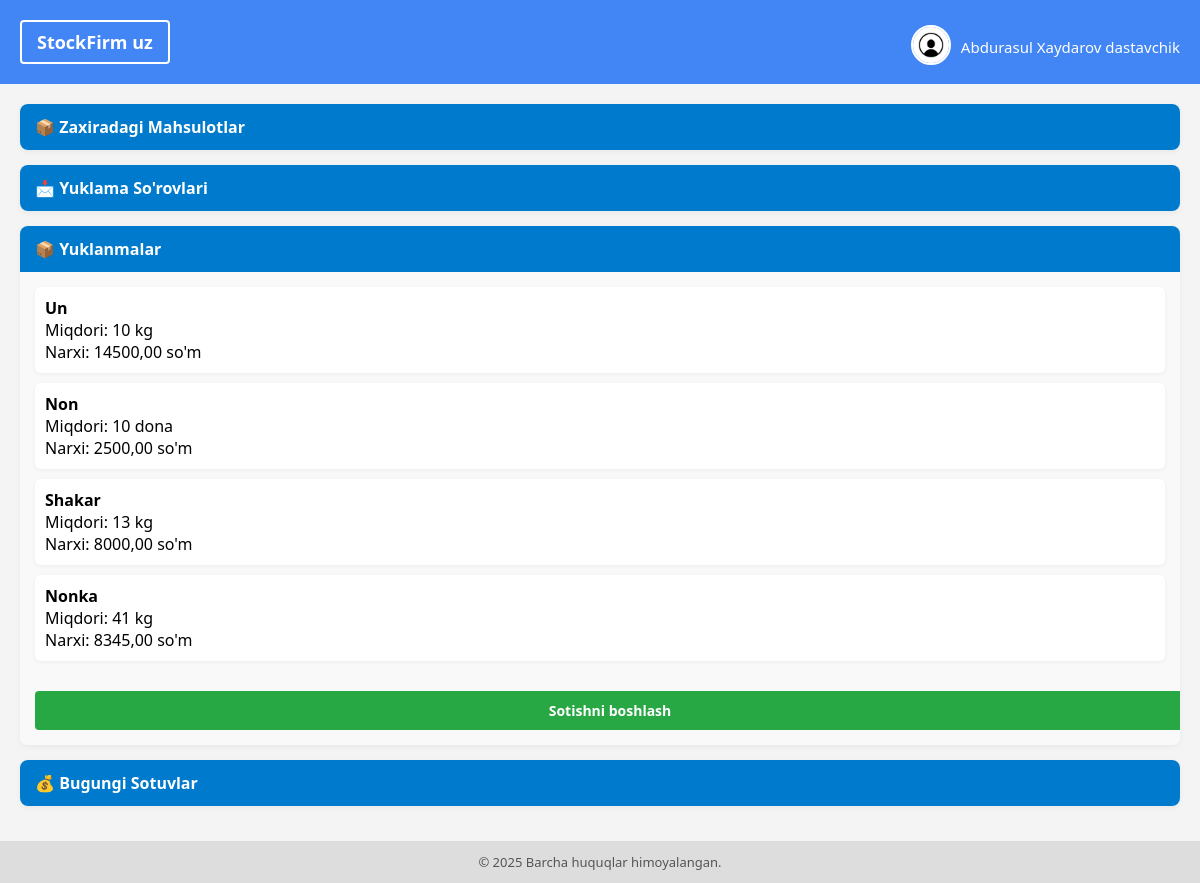
The page / (signed in) on the database its author committed.
### main/models.py (models this page shows, shortened)
class User(AbstractUser):
    id = models.BigAutoField(primary_key=True)
    USER_TYPES = (
        ('pazanda', 'Pazanda'),
        ('yetkazib_beruvchi', 'Yetkazib Beruvchi'),
        ('ega', 'Ega'),
    )
    login=models.CharField(max_length=255, blank=True, null=True)
    password = models.CharField(max_length=255, blank=True, null=True)
    tuliq_ismi = models.CharField(max_length=255, blank=True, null=True)
    type = models.CharField(max_length=20, choices=USER_TYPES)
    token = models.CharField(max_length=255, blank=True, null=True)
    tg_id = models.CharField(max_length=100, blank=True, null=True)
    tel_raqami = models.CharField(max_length=100, blank=True, null=True)
    is_active = models.BooleanField(default=True)
    @property
    def rasmi(self):
        if self.type == 'yetkazib_beruvchi':
            try:
                return YetkazibBeruvchi.objects.get(user=self).rasmi.url
            except YetkazibBeruvchi.DoesNotExist:
                return None
        elif self.type == 'pazanda':
            try:
                return Pazanda.objects.get(user=self).rasmi.url
            except Pazanda.DoesNotExist:
                return None
        return None

class MahsulotTuri(models.Model):
    nomi = models.CharField(max_length=100)  # kg, dona, l
    def __str__(self):
        return self.nomi

class Mahsulot(models.Model):
    nomi = models.CharField(max_length=255)
    rasmi = models.ImageField(upload_to='mahsulotlar/')
    narxi = models.DecimalField(max_digits=10, decimal_places=2)
    turi = models.ForeignKey(MahsulotTuri, on_delete=models.CASCADE)
    miqdori = models.FloatField(default=0)

### main/views.py (the view, shortened to what this page needs)
# urls.py: path('', include('main.urls')),
@login_required(login_url='login')
def main(request):
    payload={}
    user=request.user
    if user.type == 'pazanda':
        payload['sorovlar'] = YuklamaSorov.objects.filter(pazanda=Pazanda.objects.get(user=request.user)).all()
        payload['zaxira_mahsulotlar']=Mahsulot.objects.all()
        return render(request, 'pazanda_dashboard.html',payload)
    elif user.type == 'yetkazib_beruvchi':
        if request.method == 'GET':
            yuklamalar = mahsulotlar_miqdori( YetkazibBeruvchi.objects.get(user=request.user).mahsulotlar) or []
            savdo=Savdo.objects.filter(yetkazib_beruvchi=YetkazibBeruvchi.objects.get(user=request.user))
            payload['savdo'] = savdo
            payload['yuklamalar'] = yuklamalar
            mahs=Mahsulot.objects.all()
            payload['zaxira_mahsulotlar'] = mahs
            payload['lnmahs']=len(mahs)
            now = timezone.localtime()
            today_start = timezone.make_aware(dt.datetime.combine(now.date(), dt.time.min))
            today_end = timezone.make_aware(dt.datetime.combine(now.date(), dt.time.max))
            reqyuklama = YuklamaSorov.objects.filter(
                user=YetkazibBeruvchi.objects.get(user=request.user),
                tasdiq=False,
                mode='waiting',
                sana__range=(today_start, today_end)).all()
            payload['reqyuklama'] = reqyuklama
            print(len(reqyuklama))
            return render(request, 'yetkazuvchi_dashboard.html',payload)

### main/templates/yetkazuvchi_dashboard.html (shortened to what this page needs)
{% extends 'ytbase.html' %}
{% load static %}
{% block content %}
<div class="card">
    <div class="card-header" onclick="toggleCard(this)">
        📦 Zaxiradagi Mahsulotlar
    </div>
</div>
<div class="card">
    <div class="card-header" onclick="toggleCard(this)">
        📩 Yuklama So'rovlari
    </div>
</div>
<div class="card">
    <div class="card-header" onclick="toggleCard(this)">
        📦 Yuklanmalar
    </div>
    <div class="card-content" style="display: block;"  >
        {% if yuklamalar %}
            <div class="yuklama-list">
                {% for i in yuklamalar %}
                    <div class="yuklama-item">
                        <strong>{{ i.nom|title }}</strong><br>
                        Miqdori: {{ i.miqdor }} {{ i.turi }}<br>
                        Narxi: {{ i.narx }} so'm
                    </div>
                {% endfor %}
            </div>
        {% else %}
            <div class="no-data">Sizda hozircha yuklanmalar mavjud emas.</div>
        {% endif %}
        <form method="POST">
        <a class="sotish-btn" href="{% url 'add_haridor' %}">Sotishni boshlash</a>
    </form>
    </div>
</div>
<div class="card">
    <div class="card-header" onclick="toggleCard(this)">
        💰 Bugungi Sotuvlar
    </div>
</div>
{% endblock %}

### main/templates/ytbase.html (shortened to what this page needs)
<!DOCTYPE html>
{% load static %}
<html lang="uz">
<head>
</head>
<body>
<header>
    <div class="brand"><a href="{% url 'main' %}"
   style="
       display: inline-block;
       padding: 8px 15px;
       background-color: transparent;
       color: white;
       font-size: 18px;
       font-weight: bold;
       text-decoration: none;
       border: 2px solid white;
       border-radius: 4px;
       transition: background-color 0.3s, color 0.3s;
   "
   onmouseover="this.style.backgroundColor='white'; this.style.color='#007acc';"
   onmouseout="this.style.backgroundColor='transparent'; this.style.color='white';">
   StockFirm uz
</a></div>
    <div class="user-block">
        <a href="{% url 'profile' request.user.username %}">
            <img src="{% if request.user.rasmi.url %}{{ request.user.rasmi.url }}{% else %}{% static 'images/default_avatar.jpg' %}{% endif %}" alt="avatar">
        </a>
        <a href="{% url 'profile' request.user.username %}">
            {{ request.user.tuliq_ismi }}
        </a>
    </div>
</header>
<main>
    {% block content %}{% endblock %}
</main>
<footer>
    &copy; {{ year|default:"2025" }} Barcha huquqlar himoyalangan.
</footer>
</body>
</html>

### main/templates/ytbase.html (style rules this page uses)
body { margin: 0; font-family: 'Segoe UI', Tahoma, Geneva, Verdana, sans-serif; background-color: #f4f4f4; min-height: 100vh; display: flex; flex-direction: column; }
header { background-color: #4285f4; color: white; padding: 15px 20px; display: flex; justify-content: space-between; align-items: center; flex-wrap: wrap; }
.brand { font-size: 20px; font-weight: bold; }
.user-block { display: flex; align-items: center; gap: 10px; margin-top: 10px; }
.user-block img { width: 36px; height: 36px; border-radius: 50%; object-fit: cover; border: 2px solid #fff; }
.user-block a { color: white; text-decoration: none; font-weight: 500; font-size: 15px; }
main { flex: 1; padding: 20px; }
footer { background-color: #ddd; text-align: center; padding: 12px; font-size: 13px; color: #555; }

### main/templates/yetkazuvchi_dashboard.html (style rules this page uses)
.card { background-color: #fff; border-radius: 8px; box-shadow: 0 2px 6px rgba(0, 0, 0, 0.05); margin-bottom: 15px; overflow: hidden; }
.card-header { padding: 12px 15px; background-color: #007acc; color: #fff; cursor: pointer; font-weight: bold; font-size: 16px; display: flex; justify-content: space-between; align-items: center; }
.card-content { display: none; padding: 15px; background-color: #f9f9f9; }
.yuklama-list { display: flex; flex-direction: column; gap: 10px; }
.yuklama-item { background-color: #fff; padding: 10px; border-radius: 6px; box-shadow: 0 1px 4px rgba(0,0,0,0.05); }
.sotish-btn { margin-top: 30px; display: block; width: 100%; padding: 12px; background-color: #28a745; color: white; border: none; border-radius: 4px; font-size: 16px; font-weight: 600; cursor: pointer; transition: background-color 0.3s; text-align: center; text-decoration: none; }
.sotish-btn { font-size: 14px; padding: 10px; }

### rows shown on the page
User: user.tuliq_ismi "Abdurasul Xaydarov dastavchik"
MahsulotTuri: turi "kg" "kg" "kg"
Mahsulot: narx "14500,00"
MahsulotTuri: turi "dona"
Mahsulot: narx "2500,00"
Mahsulot: narx "8000,00"
Mahsulot: narx "8345,00"

### other values the page prints
{{ i.nom|title }} "Un" "Non" "Shakar" "Nonka"
{{ i.miqdor }} "10" "10" "13" "41"
{{ year|default:"2025" }} "2025"
